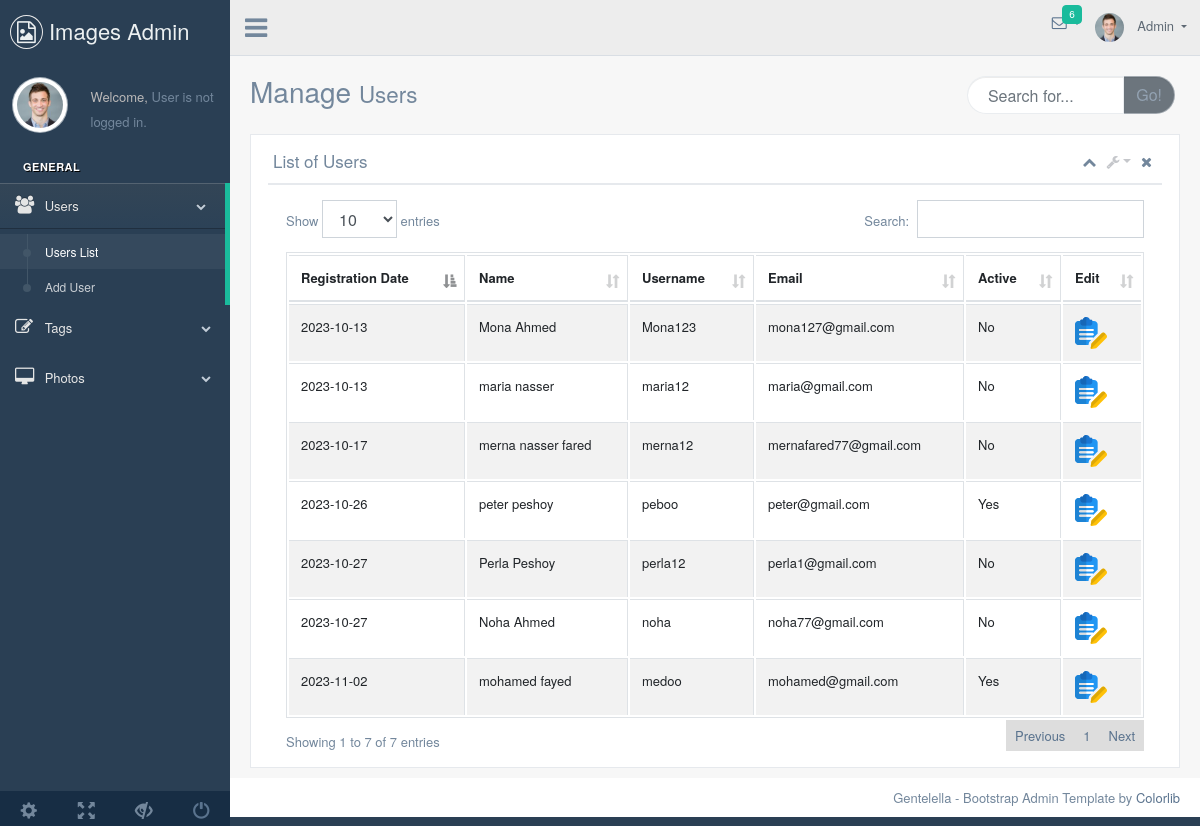
/admin/users.php, run on the app's committed database.
### tables this page shows
CREATE TABLE `users` (
  `id` int(10) UNSIGNED NOT NULL,
  `registeration_date` date DEFAULT NULL,
  `full_name` varchar(255) NOT NULL,
  `username` varchar(255) NOT NULL,
  `email` varchar(255) NOT NULL,
  `active` tinyint(1) DEFAULT NULL,
  `password` varchar(255) NOT NULL
);

### admin/users.php (the view, shortened to what this page needs)
<?php
include "./dbconnection.php";
?>
<!DOCTYPE html>
<html lang="en">
<head>
  <link href="vendors/bootstrap/dist/css/bootstrap.min.css" rel="stylesheet">
  <link href="vendors/font-awesome/css/font-awesome.min.css" rel="stylesheet">
  <link href="vendors/nprogress/nprogress.css" rel="stylesheet">
  <link href="vendors/iCheck/skins/flat/green.css" rel="stylesheet">
  <link href="vendors/datatables.net-bs/css/dataTables.bootstrap.min.css" rel="stylesheet">
  <link href="vendors/datatables.net-buttons-bs/css/buttons.bootstrap.min.css" rel="stylesheet">
  <link href="vendors/datatables.net-fixedheader-bs/css/fixedHeader.bootstrap.min.css" rel="stylesheet">
  <link href="vendors/datatables.net-responsive-bs/css/responsive.bootstrap.min.css" rel="stylesheet">
  <link href="vendors/datatables.net-scroller-bs/css/scroller.bootstrap.min.css" rel="stylesheet">
  <link href="build/css/custom.min.css" rel="stylesheet">
</head>
<body class="nav-md">
  <div class="container body">
    <div class="main_container">
      <div class="col-md-3 left_col">
        <div class="left_col scroll-view">
          <div class="navbar nav_title" style="border: 0;">
            <a href="/index.php" class="site_title"><i class="fa fa-file-image-o"></i></i> <span>Images Admin</span></a>
          </div>
          <div class="profile clearfix">
            <div class="profile_pic">
              <img src="images/img.jpg" alt="..." class="img-circle profile_img">
            </div>
            <div class="profile_info">
              <span>Welcome,</span>
              <?php
              if (isset($_SESSION["user_name"])) {
                $username = $_SESSION["user_name"];
                echo "<h2>$username</h2>";
              } else {
                echo "User is not logged in.";
              }
              ?>
            </div>
          </div>
          <br />
          <div id="sidebar-menu" class="main_menu_side hidden-print main_menu">
            <div class="menu_section">
              <h3>General</h3>
              <ul class="nav side-menu">
                <li><a><i class="fa fa-users"></i> Users <span class="fa fa-chevron-down"></span></a>
                  <ul class="nav child_menu">
                    <li><a href="users.php">Users List</a></li>
                    <li><a href="addUser.php">Add User</a></li>
                  </ul>
                </li>
                <li><a><i class="fa fa-edit"></i> Tags <span class="fa fa-chevron-down"></span></a>
                </li>
                <li><a><i class="fa fa-desktop"></i> Photos <span class="fa fa-chevron-down"></span></a>
                </li>
              </ul>
            </div>
          </div>
          <div class="sidebar-footer hidden-small">
            <a data-toggle="tooltip" data-placement="top" title="Settings">
              <span class="glyphicon glyphicon-cog" aria-hidden="true"></span>
            </a>
            <a data-toggle="tooltip" data-placement="top" title="FullScreen">
              <span class="glyphicon glyphicon-fullscreen" aria-hidden="true"></span>
            </a>
            <a data-toggle="tooltip" data-placement="top" title="Lock">
              <span class="glyphicon glyphicon-eye-close" aria-hidden="true"></span>
            </a>
            <a data-toggle="tooltip" data-placement="top" title="Logout" href="login.php">
              <span class="glyphicon glyphicon-off" aria-hidden="true"></span>
            </a>
          </div>
        </div>
      </div>
      <div class="top_nav">
        <div class="nav_menu">
          <div class="nav toggle">
            <a id="menu_toggle"><i class="fa fa-bars"></i></a>
          </div>
          <nav class="nav navbar-nav">
            <ul class=" navbar-right">
              <li class="nav-item dropdown open" style="padding-left: 15px;">
                <a href="javascript:;" class="user-profile dropdown-toggle" aria-haspopup="true" id="navbarDropdown" data-toggle="dropdown" aria-expanded="false">
                  <img src="images/img.jpg" alt="">
                  <?php
                  if (isset($_SESSION["user_name"])) {
                    $username = $_SESSION["user_name"];
                    echo "$username";
                  } else {
                    echo "Admin";
                  }
                  ?>
                </a>
              </li>
              <li role="presentation" class="nav-item dropdown open">
                <a href="javascript:;" class="dropdown-toggle info-number" id="navbarDropdown1" data-toggle="dropdown" aria-expanded="false">
                  <i class="fa fa-envelope-o"></i>
                  <span class="badge bg-green">6</span>
                </a>
              </li>
            </ul>
          </nav>
        </div>
      </div>
      <div class="right_col" role="main">
        <div class="">
          <div class="page-title">
            <div class="title_left">
              <h3>Manage <small>Users</small></h3>
            </div>
            <div class="title_right">
              <div class="col-md-5 col-sm-5 col-xs-12 form-group pull-right top_search">
                <div class="input-group">
                  <input type="text" class="form-control" placeholder="Search for...">
                  <span class="input-group-btn">
                    <button class="btn btn-secondary" type="button">Go!</button>
                  </span>
                </div>
              </div>
            </div>
          </div>
          <div class="clearfix"></div>
          <div class="row">
            <div class="col-md-12 col-sm-12 ">
              <div class="x_panel">
                <div class="x_title">
                  <h2>List of Users</h2>
                  <ul class="nav navbar-right panel_toolbox">
                    <li><a class="collapse-link"><i class="fa fa-chevron-up"></i></a>
                    </li>
                    <li class="dropdown">
                      <a href="#" class="dropdown-toggle" data-toggle="dropdown" role="button" aria-expanded="false"><i class="fa fa-wrench"></i></a>
                    </li>
                    <li><a class="close-link"><i class="fa fa-close"></i></a>
                    </li>
                  </ul>
                  <div class="clearfix"></div>
                </div>
                <div class="x_content">
                  <div class="row">
                    <div class="col-sm-12">
                      <div class="card-box table-responsive">
                        <table id="datatable" class="table table-striped table-bordered" style="width:100%">
                          <thead>
                            <tr>
                              <th>Registration Date</th>
                              <th>Name</th>
                              <th>Username</th>
                              <th>Email</th>
                              <th>Active</th>
                              <th>Edit</th>
                            </tr>
                          </thead>
                          <tbody>
                            <?php
                            $sql_query = "SELECT * from users";
                            $query_run = mysqli_query($mysqli, $sql_query);
                            if (mysqli_num_rows($query_run) > 0) {
                              foreach ($query_run as $row) {
                            ?>
                                <tr>
                                  <td><?php echo $row['registeration_date']; ?></td>
                                  <td><?php echo $row['full_name']; ?></td>
                                  <td><?php echo $row['username']; ?></td>
                                  <td><?php echo $row['email']; ?></td>
                                  <td><?php echo $row['active'] ? 'Yes' : 'No'; ?></td>
                                  <td><a href='edituser.php?id=<?php echo $row['id']; ?>'><img src="./images/edit.png" alt="Edit"></a></td>
                                </tr>
                              <?php
                              }
                            }
                            ?>
                          </tbody>
                        </table>
                      </div>
                    </div>
                  </div>
                </div>
              </div>
            </div>
          </div>
        </div>
      </div>
      <footer>
        <div class="pull-right">
          Gentelella - Bootstrap Admin Template by <a href="https://colorlib.com">Colorlib</a>
        </div>
        <div class="clearfix"></div>
      </footer>
    </div>
  </div>
  	<link href="https://cdnjs.cloudflare.com/ajax/libs/toastr.js/latest/toastr.min.css" rel="stylesheet">
</body>
</html>

### data on the page
users: registeration_date "2023-11-02", full_name "mohamed fayed", username "medoo", email "mohamed@gmail.com", active "Yes"
users: registeration_date "2023-10-27", full_name "Perla Peshoy", username "perla12", email "perla1@gmail.com", active "No"
users: registeration_date "2023-10-26", full_name "peter peshoy", username "peboo", email "peter@gmail.com", active "Yes"
users: registeration_date "2023-10-17", full_name "merna nasser fared", username "merna12", email "mernafared77@gmail.com", active "No"
users: registeration_date "2023-10-13", full_name "Mona Ahmed", username "Mona123", email "mona127@gmail.com", active "No"
users: registeration_date "2023-10-13", full_name "maria nasser", username "maria12", email "maria@gmail.com", active "No"
users: registeration_date "2023-10-27", full_name "Noha Ahmed", username "noha", email "noha77@gmail.com", active "No"
